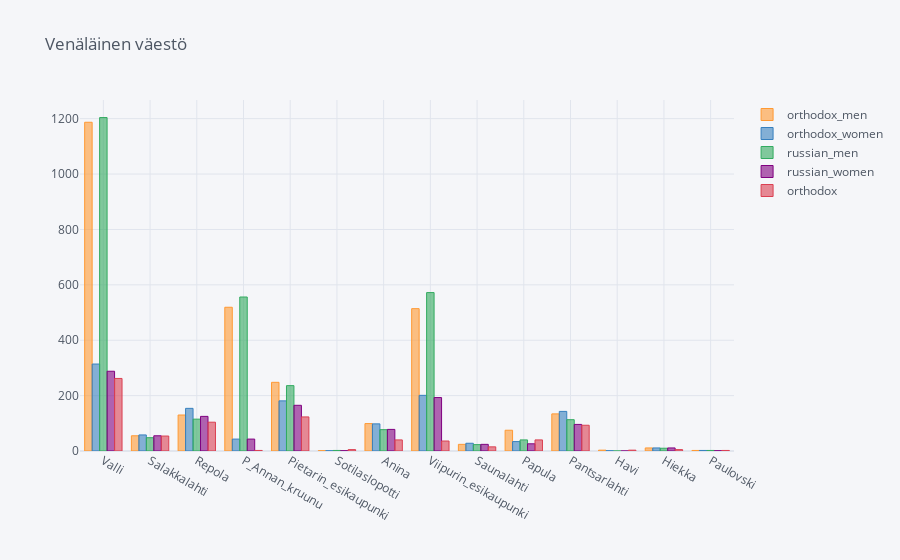

The notebook cell saved with this chart:
### Code cell
districts[['orthodox_men', 'orthodox_women', 'russian_men', 'russian_women', 'orthodox']].iplot(
    title="Venäläinen väestö",
    kind="bar",
)

### Figure 1 — Plotly figure (JSON) as saved in the notebook; plotly's stock layout.template omitted (floating-point values rounded to 4 significant figures)
{"data": [{"marker": {"color": "rgba(255, 153, 51, 0.6)", "line": {"color": "rgba(255, 153, 51, 1.0)", "width": 1}}, "name": "orthodox_men", "orientation": "v", "text": "", "x": ["Valli", "Salakkalahti", "Repola", "P_Annan_kruunu", "Pietarin_esikaupunki", "Sotilaslopotti", "Anina", "Viipurin_esikaupunki", "Saunalahti", "Papula", "Pantsarlahti", "Havi", "Hiekka", "Paulovski"], "y": [1187, 55, 130, 519, 248, 1, 99, 514, 24, 75, 134, 3, 11, 2], "type": "bar"}, {"marker": {"color": "rgba(55, 128, 191, 0.6)", "line": {"color": "rgba(55, 128, 191, 1.0)", "width": 1}}, "name": "orthodox_women", "orientation": "v", "text": "", "x": ["Valli", "Salakkalahti", "Repola", "P_Annan_kruunu", "Pietarin_esikaupunki", "Sotilaslopotti", "Anina", "Viipurin_esikaupunki", "Saunalahti", "Papula", "Pantsarlahti", "Havi", "Hiekka", "Paulovski"], "y": [314, 58, 154, 43, 181, 1, 98, 201, 28, 34, 143, 1, 11, 2], "type": "bar"}, {"marker": {"color": "rgba(50, 171, 96, 0.6)", "line": {"color": "rgba(50, 171, 96, 1.0)", "width": 1}}, "name": "russian_men", "orientation": "v", "text": "", "x": ["Valli", "Salakkalahti", "Repola", "P_Annan_kruunu", "Pietarin_esikaupunki", "Sotilaslopotti", "Anina", "Viipurin_esikaupunki", "Saunalahti", "Papula", "Pantsarlahti", "Havi", "Hiekka", "Paulovski"], "y": [1204, 48, 115, 556, 236, 2, 77, 572, 23, 40, 113, 0, 10, 2], "type": "bar"}, {"marker": {"color": "rgba(128, 0, 128, 0.6)", "line": {"color": "rgba(128, 0, 128, 1.0)", "width": 1}}, "name": "russian_women", "orientation": "v", "text": "", "x": ["Valli", "Salakkalahti", "Repola", "P_Annan_kruunu", "Pietarin_esikaupunki", "Sotilaslopotti", "Anina", "Viipurin_esikaupunki", "Saunalahti", "Papula", "Pantsarlahti", "Havi", "Hiekka", "Paulovski"], "y": [288, 55, 125, 43, 165, 1, 78, 193, 24, 26, 96, 0, 11, 1], "type": "bar"}, {"marker": {"color": "rgba(219, 64, 82, 0.6)", "line": {"color": "rgba(219, 64, 82, 1.0)", "width": 1}}, "name": "orthodox", "orientation": "v", "text": "", "x": ["Valli", "Salakkalahti", "Repola", "P_Annan_kruunu", "Pietarin_esikaupunki", "Sotilaslopotti", "Anina", "Viipurin_esikaupunki", "Saunalahti", "Papula", "Pantsarlahti", "Havi", "Hiekka", "Paulovski"], "y": [262, 54, 104, 2, 123, 5, 40, 36, 15, 40, 93, 3, 5, 2], "type": "bar"}], "layout": {"legend": {"bgcolor": "#F5F6F9", "font": {"color": "#4D5663"}}, "paper_bgcolor": "#F5F6F9", "plot_bgcolor": "#F5F6F9", "title": {"font": {"color": "#4D5663"}, "text": "Venäläinen väestö"}, "xaxis": {"gridcolor": "#E1E5ED", "showgrid": true, "tickfont": {"color": "#4D5663"}, "title": {"font": {"color": "#4D5663"}, "text": ""}, "zerolinecolor": "#E1E5ED"}, "yaxis": {"gridcolor": "#E1E5ED", "showgrid": true, "tickfont": {"color": "#4D5663"}, "title": {"font": {"color": "#4D5663"}, "text": ""}, "zerolinecolor": "#E1E5ED"}}}
